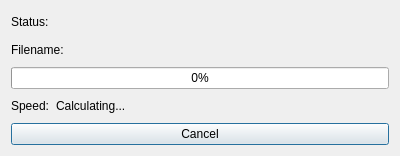
<?xml version="1.0" encoding="UTF-8"?>
<ui version="4.0">
 <class>TransferDialog</class>
 <widget class="QDialog" name="TransferDialog">
  <property name="geometry">
   <rect>
    <x>0</x>
    <y>0</y>
    <width>400</width>
    <height>156</height>
   </rect>
  </property>
  <property name="windowTitle">
   <string>File Transfer</string>
  </property>
  <layout class="QVBoxLayout" name="verticalLayout_2">
   <item>
    <layout class="QHBoxLayout" name="horizontalLayout">
     <item>
      <widget class="QLabel" name="label">
       <property name="sizePolicy">
        <sizepolicy hsizetype="Fixed" vsizetype="Preferred">
         <horstretch>0</horstretch>
         <verstretch>0</verstretch>
        </sizepolicy>
       </property>
       <property name="text">
        <string>Status:</string>
       </property>
      </widget>
     </item>
     <item>
      <widget class="QLabel" name="label_2">
       <property name="text">
        <string/>
       </property>
      </widget>
     </item>
    </layout>
   </item>
   <item>
    <layout class="QHBoxLayout" name="horizontalLayout_2">
     <item>
      <widget class="QLabel" name="label_3">
       <property name="sizePolicy">
        <sizepolicy hsizetype="Fixed" vsizetype="Preferred">
         <horstretch>0</horstretch>
         <verstretch>0</verstretch>
        </sizepolicy>
       </property>
       <property name="text">
        <string>Filename:</string>
       </property>
      </widget>
     </item>
     <item>
      <widget class="QLabel" name="label_4">
       <property name="text">
        <string/>
       </property>
      </widget>
     </item>
    </layout>
   </item>
   <item>
    <widget class="QProgressBar" name="progressBar">
     <property name="value">
      <number>0</number>
     </property>
    </widget>
   </item>
   <item>
    <layout class="QHBoxLayout" name="horizontalLayout_3">
     <item>
      <widget class="QLabel" name="label_5">
       <property name="sizePolicy">
        <sizepolicy hsizetype="Fixed" vsizetype="Preferred">
         <horstretch>0</horstretch>
         <verstretch>0</verstretch>
        </sizepolicy>
       </property>
       <property name="text">
        <string>Speed:</string>
       </property>
      </widget>
     </item>
     <item>
      <widget class="QLabel" name="label_6">
       <property name="text">
        <string>Calculating...</string>
       </property>
      </widget>
     </item>
    </layout>
   </item>
   <item>
    <widget class="QPushButton" name="pushButton">
     <property name="text">
      <string>Cancel</string>
     </property>
    </widget>
   </item>
  </layout>
 </widget>
 <resources/>
 <connections/>
</ui>
